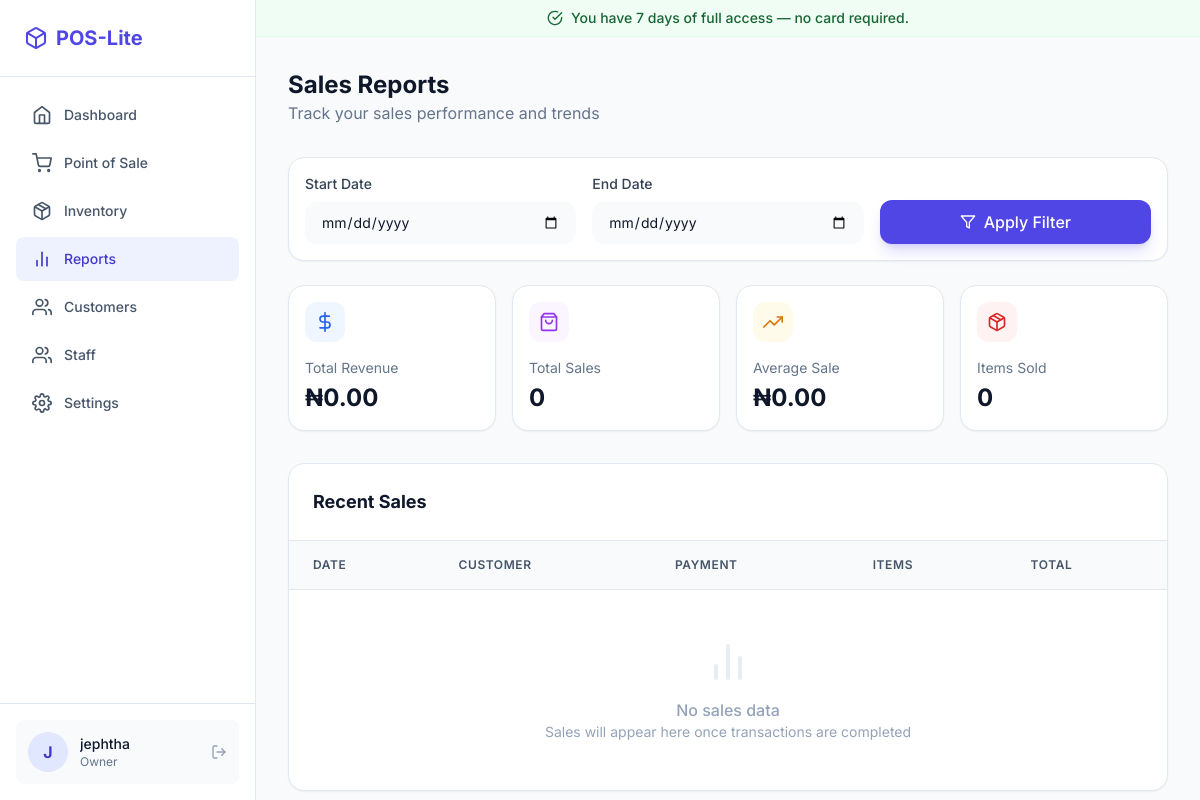
Page /store/reports/ (signed in) on the earlier database version.
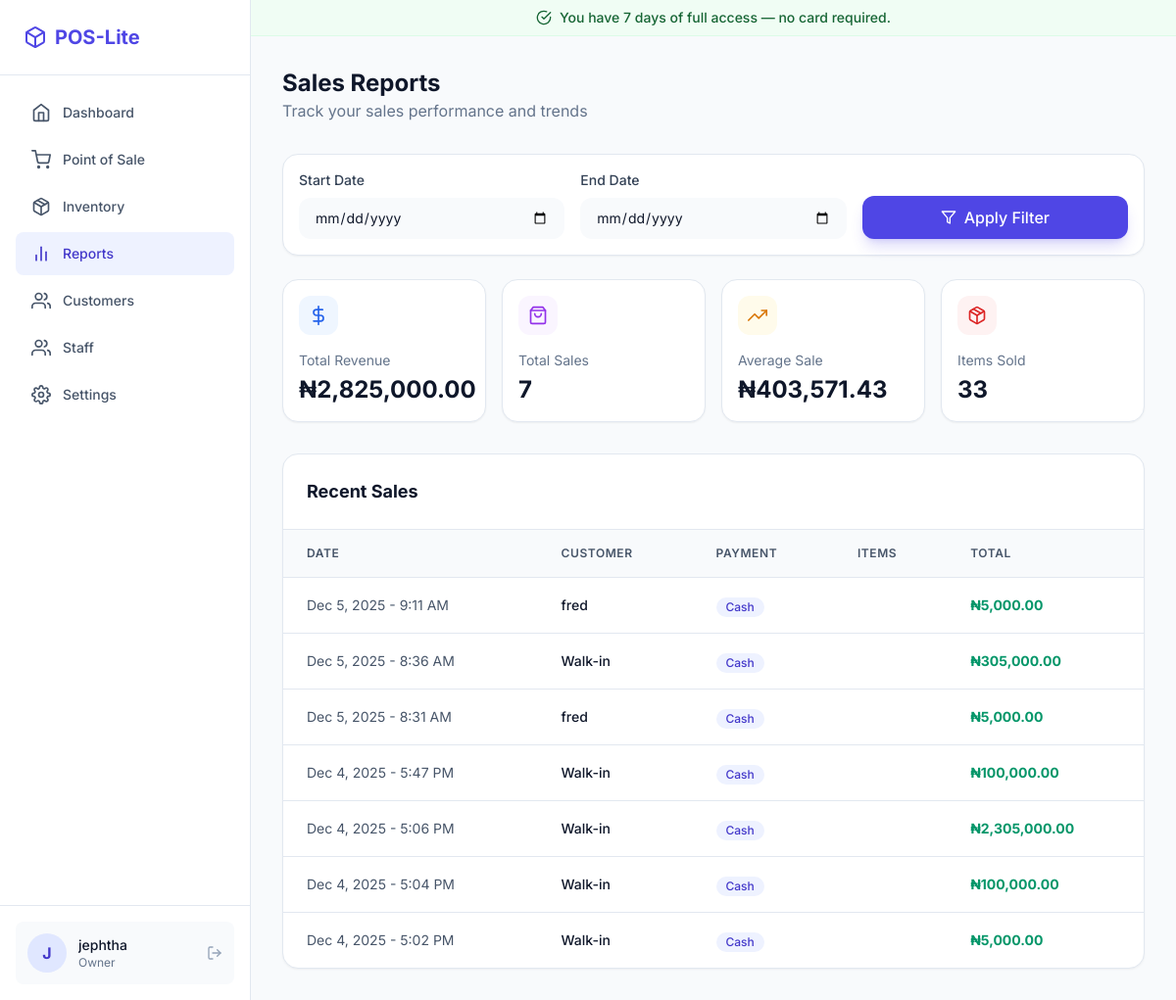
Same page on the later database version.
### store/models.py (models this page shows, shortened)
class Sale(models.Model):
    PAYMENT_METHODS = [
        ('CASH', 'Cash'),
        ('TRANSFER', 'Transfer'),
        ('POS', 'POS'),
    ]
    user = models.ForeignKey(settings.AUTH_USER_MODEL, on_delete=models.PROTECT)
    customer = models.ForeignKey(Customer, on_delete=models.SET_NULL, null=True, blank=True, related_name='sales')
    total_amount = models.DecimalField(max_digits=12, decimal_places=2, default=0)
    payment_method = models.CharField(max_length=20, choices=PAYMENT_METHODS, default='CASH')
    reference = models.CharField(max_length=50, unique=True, blank=True)
    created_at = models.DateTimeField(default=timezone.now)

class Customer(models.Model):
    name = models.CharField(max_length=100)
    phone = models.CharField(max_length=20, unique=True)
    email = models.EmailField(blank=True)
    address = models.TextField(blank=True)
    created_at = models.DateTimeField(auto_now_add=True)

### store/views.py (the view, shortened to what this page needs)
# urls.py: path('reports/', views.sales_report, name='sales_report'),
@login_required
def sales_report(request):
    start_date = request.GET.get('start_date')
    end_date = request.GET.get('end_date')
    sales = Sale.objects.select_related('customer').prefetch_related('items').order_by('-created_at')
    if start_date:
        sales = sales.filter(created_at__date__gte=start_date)
    if end_date:
        sales = sales.filter(created_at__date__lte=end_date)
    total_sales = sales.aggregate(total=Sum('total_amount'))['total'] or 0
    sales_count = sales.count()
    items_sold = SaleItem.objects.filter(sale__in=sales).aggregate(total=Sum('quantity'))['total'] or 0
    average_sale = total_sales / sales_count if sales_count > 0 else 0
    context = {
        'sales': sales,
        'total_sales': total_sales,
        'sales_count': sales_count,
        'items_sold': items_sold,
        'average_sale': average_sale,
        'start_date': start_date,
        'end_date': end_date,
    }
    return render(request, 'store/sales_report.html', context)

### templates/store/sales_report.html (shortened to what the changed rows need)
{% extends 'layouts/app.html' %}
{% load humanize %}
{% block content %}
<div class="mb-8">
  <h1 class="text-2xl font-bold text-slate-900 dark:text-white">
    Sales Reports
  </h1>
</div>
<div class="grid grid-cols-2 md:grid-cols-4 gap-4 mb-8">
  <div
    class="bg-white dark:bg-slate-900 p-4 rounded-2xl border border-slate-200 dark:border-slate-800 shadow-sm"
  >
    <div
      class="w-10 h-10 rounded-xl bg-blue-50 dark:bg-blue-900/20 text-blue-600 dark:text-blue-400 flex items-center justify-center mb-4"
    >
      <i data-feather="dollar-sign" class="w-5 h-5"></i>
    </div>
    <p class="text-sm text-slate-500 dark:text-slate-400">Total Revenue</p>
    <h3
      class="text-xl md:text-2xl font-bold text-slate-900 dark:text-white mt-1"
    >
      ₦{{ total_sales|default:0|floatformat:2|intcomma }}
    </h3>
  </div>
  <div
    class="bg-white dark:bg-slate-900 p-4 rounded-2xl border border-slate-200 dark:border-slate-800 shadow-sm"
  >
    <div
      class="w-10 h-10 rounded-xl bg-purple-50 dark:bg-purple-900/20 text-purple-600 dark:text-purple-400 flex items-center justify-center mb-4"
    >
      <i data-feather="shopping-bag" class="w-5 h-5"></i>
    </div>
    <p class="text-sm text-slate-500 dark:text-slate-400">Total Sales</p>
    <h3
      class="text-xl md:text-2xl font-bold text-slate-900 dark:text-white mt-1"
    >
      {{ sales_count|default:0 }}
    </h3>
  </div>
  <div
    class="bg-white dark:bg-slate-900 p-4 rounded-2xl border border-slate-200 dark:border-slate-800 shadow-sm"
  >
    <div
      class="w-10 h-10 rounded-xl bg-amber-50 dark:bg-amber-900/20 text-amber-600 dark:text-amber-400 flex items-center justify-center mb-4"
    >
      <i data-feather="trending-up" class="w-5 h-5"></i>
    </div>
    <p class="text-sm text-slate-500 dark:text-slate-400">Average Sale</p>
    <h3
      class="text-xl md:text-2xl font-bold text-slate-900 dark:text-white mt-1"
    >
      ₦{{ average_sale|default:0|floatformat:2|intcomma }}
    </h3>
  </div>
  <div
    class="bg-white dark:bg-slate-900 p-4 rounded-2xl border border-slate-200 dark:border-slate-800 shadow-sm"
  >
    <div
      class="w-10 h-10 rounded-xl bg-red-50 dark:bg-red-900/20 text-red-600 dark:text-red-400 flex items-center justify-center mb-4"
    >
      <i data-feather="package" class="w-5 h-5"></i>
    </div>
    <p class="text-sm text-slate-500 dark:text-slate-400">Items Sold</p>
    <h3
      class="text-xl md:text-2xl font-bold text-slate-900 dark:text-white mt-1"
    >
      {{ items_sold|default:0 }}
    </h3>
  </div>
</div>
<div
  class="bg-white dark:bg-slate-900 rounded-2xl border border-slate-200 dark:border-slate-800 shadow-sm overflow-hidden"
>
  <div class="hidden md:block overflow-x-auto">
    <table class="w-full">
      <thead
        class="bg-slate-50 dark:bg-slate-800 border-b border-slate-200 dark:border-slate-700"
      >
        <tr>
          <th
            class="px-6 py-4 text-left text-xs font-semibold text-slate-600 dark:text-slate-400 uppercase tracking-wider"
          >
            Date
          </th>
          <th
            class="px-6 py-4 text-left text-xs font-semibold text-slate-600 dark:text-slate-400 uppercase tracking-wider"
          >
            Customer
          </th>
          <th
            class="px-6 py-4 text-left text-xs font-semibold text-slate-600 dark:text-slate-400 uppercase tracking-wider"
          >
            Payment
          </th>
          <th
            class="px-6 py-4 text-left text-xs font-semibold text-slate-600 dark:text-slate-400 uppercase tracking-wider"
          >
            Items
          </th>
          <th
            class="px-6 py-4 text-left text-xs font-semibold text-slate-600 dark:text-slate-400 uppercase tracking-wider"
          >
            Total
          </th>
        </tr>
      </thead>
      <tbody class="divide-y divide-slate-200 dark:divide-slate-800">
        {% for sale in sales %}
        <tr
          class="hover:bg-slate-50 dark:hover:bg-slate-800/50 transition-colors"
        >
          <td class="px-6 py-4 text-sm text-slate-600 dark:text-slate-400">
            {{ sale.created_at|date:"M j, Y - g:i A" }}
          </td>
          <td
            class="px-6 py-4 text-sm font-medium text-slate-900 dark:text-white"
          >
            {{ sale.customer.name|default:"Walk-in" }}
          </td>
          <td class="px-6 py-4">
            <span
              class="inline-flex items-center px-2.5 py-0.5 rounded-full text-xs font-medium bg-primary-50 dark:bg-primary-900/20 text-primary-700 dark:text-primary-400"
            >
              {{ sale.get_payment_method_display }}
            </span>
          </td>
          <td class="px-6 py-4 text-sm text-slate-600 dark:text-slate-400">
          </td>
          <td
            class="px-6 py-4 text-sm font-bold text-emerald-600 dark:text-emerald-400"
          >
            ₦{{ sale.total_amount|intcomma }}
          </td>
        </tr>
        {% empty %}
        <tr>
          <td colspan="5" class="px-6 py-12 text-center">
            <div class="flex flex-col items-center text-slate-400">
              <i
                data-feather="bar-chart-2"
                class="w-12 h-12 mb-3 opacity-20"
              ></i>
              <p class="font-medium">No sales data</p>
              <p class="text-sm">
                Sales will appear here once transactions are completed
              </p>
            </div>
          </td>
        </tr>
        {% endfor %}
      </tbody>
    </table>
  </div>
</div>
{% endblock %}

Differences in the rows shown:
added Sale: created_at "Dec 5, 2025 - 9:11 AM", customer.name "fred", payment_method "Cash", total_amount "5,000.00"
added Sale: created_at "Dec 5, 2025 - 8:36 AM", customer.name "Walk-in", payment_method "Cash", total_amount "305,000.00"
added Sale: created_at "Dec 5, 2025 - 8:31 AM", customer.name "fred", payment_method "Cash", total_amount "5,000.00"
added Sale: created_at "Dec 4, 2025 - 5:47 PM", customer.name "Walk-in", payment_method "Cash", total_amount "100,000.00"
added Sale: created_at "Dec 4, 2025 - 5:06 PM", customer.name "Walk-in", payment_method "Cash", total_amount "2,305,000.00"
added Sale: created_at "Dec 4, 2025 - 5:04 PM", customer.name "Walk-in", payment_method "Cash", total_amount "100,000.00"
added Sale: created_at "Dec 4, 2025 - 5:02 PM", customer.name "Walk-in", payment_method "Cash", total_amount "5,000.00"
Other differences:
{{ total_sales|default:0|floatformat:2|intcomma }}: "0.00" → "2,825,000.00"
{{ sales_count|default:0 }}: "0" → "7"
{{ average_sale|default:0|floatformat:2|intcomma }}: "0.00" → "403,571.43"
{{ items_sold|default:0 }}: "0" → "33"
text no longer shown: "No sales data Sales will appear here once transactions are completed"
